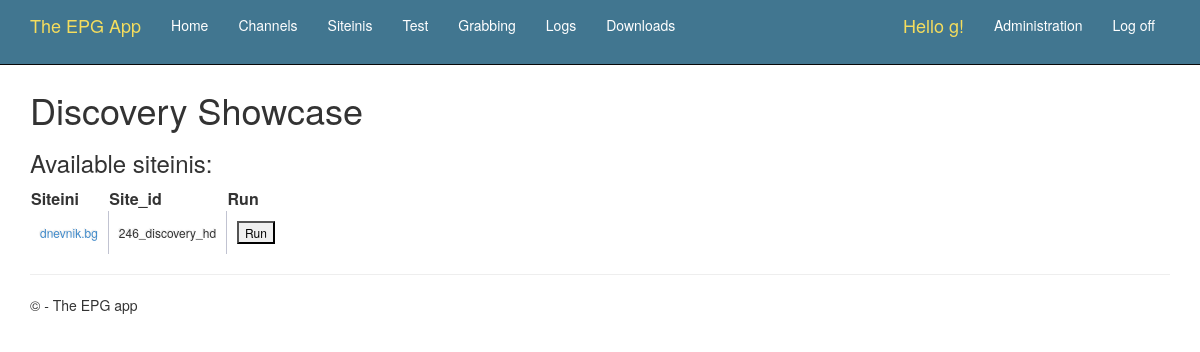
The app's page /channel/discovery-showcase/grab/ (signed in), older data.
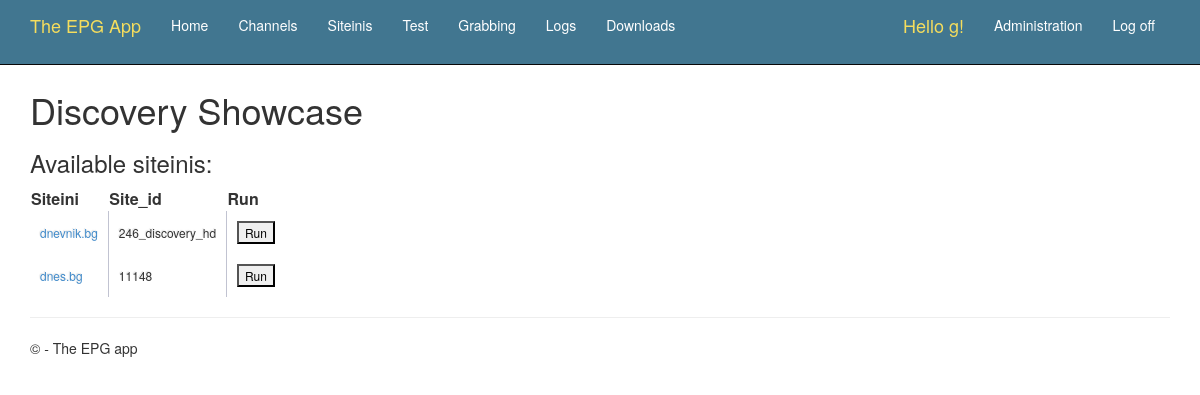
The same page, newer data.
### epgapp/models.py (models this page shows, shortened)
class Channel(models.Model):
  enabled     = models.BooleanField(default=True)
  name        = models.CharField('Name of channel', max_length=32)
  xmltv_id    = models.CharField('Channel id in XMLTV', max_length=32)
  slug        = models.SlugField('Slug', max_length=32, unique=True, help_text='Name in URL')
  update      = models.CharField('Update type',default="i", max_length=1, choices=UPDATE_TYPES, blank=True)
  siteinis    = models.ManyToManyField(Siteini, through='Grabbers')
  include     = models.CharField(blank=True, max_length=256)
  exclude     = models.CharField(blank=True, max_length=256)
  period      = models.CharField(blank=True, max_length=16)
  created     = models.DateTimeField(auto_now_add=True)
  modified    = models.DateTimeField(auto_now=True)
  category    = models.ManyToManyField(Category, default="", blank=True)
  def get_siteinis(self):
    return len(self.siteinis.all())
  get_siteinis.short_description = 'Total siteinis'
  def get_timeshifts(self):
    return len(Timeshifts.objects.filter(parent=self))
  get_timeshifts.short_description = 'Timeshifts'
  class Meta:
    ordering = ['-name']
    verbose_name_plural = '          Channels'

class Grabbers(models.Model):
  channel  = models.ForeignKey(Channel, on_delete=models.CASCADE)
  siteini  = models.ForeignKey(Siteini, on_delete=models.CASCADE)
  site_id  = models.CharField(blank=True, max_length=32)
  enabled  = models.BooleanField(default=True)
  order    = models.IntegerField(default=1)
  class Meta:
    verbose_name = "Siteini grabber"
    verbose_name_plural = "Grabbers"

class Siteini(models.Model):
  import uuid
  name     = models.CharField('Name of siteini file', max_length=32)
  slug     = models.SlugField('Slug', unique=False, default="", help_text='How it appears in URL')
  enabled  = models.BooleanField(default=True)
  content  = models.TextField()
  created  = models.DateTimeField(auto_now_add=True)
  modified = models.DateTimeField(auto_now=True)
  def get_absolute_url(self):
    return reverse('siteini-detail', args=[str(self.slug)])
  class Meta:
    ordering = ['name']
    verbose_name_plural = '       Siteinis'

### epgapp/views.py (the view)
# urls.py: url(r'^channel/(?P<slug>.+)/grab/$', epgapp.views.grab, name='grab'),
@login_required
def grab(request, slug):
  channel = Channel.objects.get(slug=slug)
  siteinis = Grabbers.objects.filter(channel=channel)
  return render(
    request,
    'epgapp/grab.html',
    {
      'channel': channel,
      'siteinis': siteinis
    }
  )

### epgapp/templates/epgapp/grab.html
{% extends "layout.html" %}
{% block content %}
<h1>{{channel.name}}</h1>
<h3>Available siteinis:</h3>
<table>
    <thead><tr><th>Siteini</th><th>Site_id</th><th>Run</th></tr></thead>
{% for siteini in siteinis %}
    <tr>
        <td><a href="{{ siteini.siteini.get_absolute_url }}">{{ siteini.siteini.name }}</a> </td>
        <td>{{siteini.site_id}}</td>
        <td><input class="startTest" type="submit" value="Run" /></td>
    </tr>
{% empty %}
    <tr><td>No channels yet.</td></tr>
{% endfor %}
</table>
{% endblock %}

### epgapp/templates/layout.html (shortened to what this page needs)
﻿<!DOCTYPE html>
<html>
<head>
    {% load staticfiles %}
    <link rel="stylesheet" type="text/css" href="{% static 'content/bootstrap.css' %}" />
    <link rel="stylesheet" type="text/css" href="{% static 'content/site.css' %}" />
</head>
<body>
    <div class="navbar navbar-inverse navbar-fixed-top">
        <div class="container">
            <div class="navbar-header">
                <a href="/" class="navbar-brand">The EPG App</a>
            </div>
            <div class="navbar-collapse collapse">
                <ul class="nav navbar-nav">
                    <li><a href="{% url 'channel-list' %}"><span>Home</span></a></li>
                    <li><a href="{% url 'channel-list' %}"><span>Channels</span></a></li>
                    <li><a href="{% url 'siteini-list' %}"><span>Siteinis</span></a>
                    <li><a href="{% url 'siteini-test' %}"><span>Test</span></a></li>
                    <li><a href="{% url 'grabbing' %}"><span>Grabbing</span></a></li>
                    <li><a href="/logs/"><span>Logs</span></a></li>
                    <li><a href="{% url 'downloads-url' %}"><span>Downloads</span></a>
                </ul>
                {% include 'registration/loginpartial.html' %}
            </div>
        </div>
    </div>
    <div class="container body-content">
    {% block content %}{% endblock %}
        <hr/>
        <footer>
            <p>&copy; {{ year }} - The EPG app</p>
        </footer>
    </div>
</body>
</html>

### epgapp/templates/registration/loginpartial.html (shortened to what this page needs)
{% if user.is_authenticated %}
<form id="logoutForm" action="/logout" method="post" class="navbar-right">
    <ul class="nav navbar-nav navbar-right">
        <li><span class="navbar-brand">Hello {{ user.username }}!</span></li>
        <li><a href="{% url 'admin:index' %}">Administration</a></li>
        <li><a href="javascript:document.getElementById('logoutForm').submit()">Log off</a></li>
    </ul>
</form>
{% else %}
<ul class="nav navbar-nav navbar-right">
    <li><a href="{% url 'login' %}">Log in</a></li>
</ul>
{% endif %}

### epgapp/static/content/site.css (style rules this page uses)
body { padding-top: 50px; padding-bottom: 20px; }
.body-content { padding-left: 15px; padding-right: 15px; }
input, select, textarea { max-width: 280px; }
tr:first-child { border-top: none; }
tr:last-child { border-bottom: none; }
tr:last-child td:first-child { border-bottom-left-radius: 3px; }
tr:last-child td:last-child { border-bottom-right-radius: 3px; }
td { background: #FFFFFF; padding: 10px; text-align: left; vertical-align: middle; font-weight: 300; font-size: 12px; text-shadow: -1px -1px 1px rgba(0, 0, 0, 0.1); border-right: 1px solid #C1C3D1; }
td:last-child { border-right: 0px; }

Row changes from the older to the newer data that the page shows:
added Grabbers: siteini.name "dnes.bg", site_id "11148"
